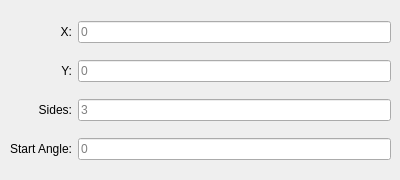
   <widget class="QWidget" name="RegularPolygon">
    <widget class="QWidget" name="gridLayoutWidget_4">
     <property name="geometry">
      <rect>
       <x>10</x>
       <y>10</y>
       <width>381</width>
       <height>161</height>
      </rect>
     </property>
     <layout class="QGridLayout" name="gridRegularPolygon">
      <item row="0" column="1">
       <widget class="QLineEdit" name="RegularPolygon_x">
        <property name="toolTip">
         <string/>
        </property>
        <property name="statusTip">
         <string/>
        </property>
        <property name="whatsThis">
         <string/>
        </property>
        <property name="accessibleName">
         <string/>
        </property>
        <property name="alignment">
         <set>Qt::AlignLeading|Qt::AlignLeft|Qt::AlignVCenter</set>
        </property>
        <property name="readOnly">
         <bool>false</bool>
        </property>
        <property name="placeholderText">
         <string>0</string>
        </property>
       </widget>
      </item>
      <item row="0" column="0">
       <widget class="QLabel" name="label_46">
        <property name="text">
         <string>X:</string>
        </property>
        <property name="alignment">
         <set>Qt::AlignRight|Qt::AlignTrailing|Qt::AlignVCenter</set>
        </property>
       </widget>
      </item>
      <item row="1" column="1">
       <widget class="QLineEdit" name="RegularPolygon_y">
        <property name="toolTip">
         <string/>
        </property>
        <property name="statusTip">
         <string/>
        </property>
        <property name="whatsThis">
         <string/>
        </property>
        <property name="accessibleName">
         <string/>
        </property>
        <property name="alignment">
         <set>Qt::AlignLeading|Qt::AlignLeft|Qt::AlignVCenter</set>
        </property>
        <property name="readOnly">
         <bool>false</bool>
        </property>
        <property name="placeholderText">
         <string>0</string>
        </property>
       </widget>
      </item>
      <item row="5" column="1">
       <widget class="QLineEdit" name="RegularPolygon_start_angle">
        <property name="toolTip">
         <string/>
        </property>
        <property name="statusTip">
         <string/>
        </property>
        <property name="whatsThis">
         <string/>
        </property>
        <property name="accessibleName">
         <string/>
        </property>
        <property name="alignment">
         <set>Qt::AlignLeading|Qt::AlignLeft|Qt::AlignVCenter</set>
        </property>
        <property name="readOnly">
         <bool>false</bool>
        </property>
        <property name="placeholderText">
         <string>0</string>
        </property>
       </widget>
      </item>
      <item row="4" column="1">
       <widget class="QLineEdit" name="RegularPolygon_n">
        <property name="toolTip">
         <string/>
        </property>
        <property name="statusTip">
         <string/>
        </property>
        <property name="whatsThis">
         <string/>
        </property>
        <property name="accessibleName">
         <string/>
        </property>
        <property name="alignment">
         <set>Qt::AlignLeading|Qt::AlignLeft|Qt::AlignVCenter</set>
        </property>
        <property name="readOnly">
         <bool>false</bool>
        </property>
        <property name="placeholderText">
         <string>3</string>
        </property>
       </widget>
      </item>
      <item row="1" column="0">
       <widget class="QLabel" name="label_47">
        <property name="text">
         <string>Y:</string>
        </property>
        <property name="alignment">
         <set>Qt::AlignRight|Qt::AlignTrailing|Qt::AlignVCenter</set>
        </property>
       </widget>
      </item>
      <item row="4" column="0">
       <widget class="QLabel" name="label_48">
        <property name="text">
         <string>Sides:</string>
        </property>
        <property name="alignment">
         <set>Qt::AlignRight|Qt::AlignTrailing|Qt::AlignVCenter</set>
        </property>
       </widget>
      </item>
      <item row="5" column="0">
       <widget class="QLabel" name="label_49">
        <property name="text">
         <string>Start Angle:</string>
        </property>
        <property name="alignment">
         <set>Qt::AlignRight|Qt::AlignTrailing|Qt::AlignVCenter</set>
        </property>
       </widget>
      </item>
     </layout>
    </widget>
   </widget>
